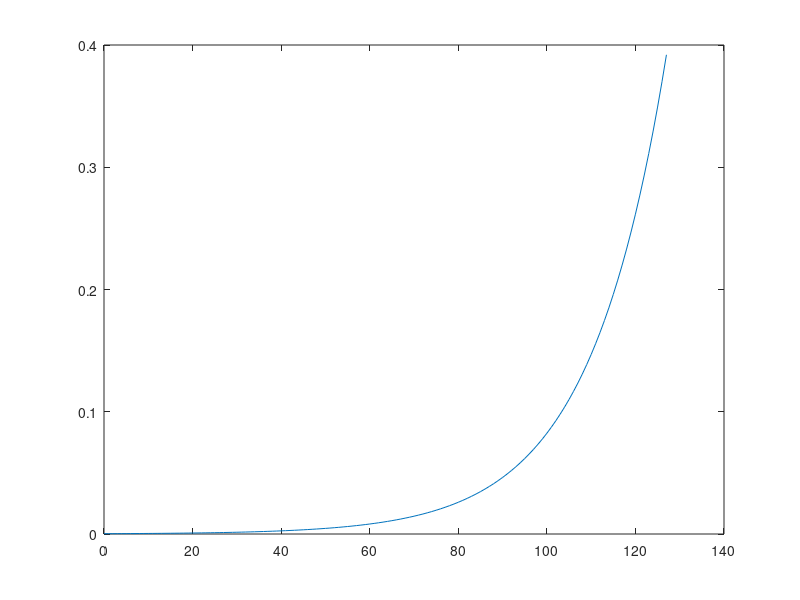
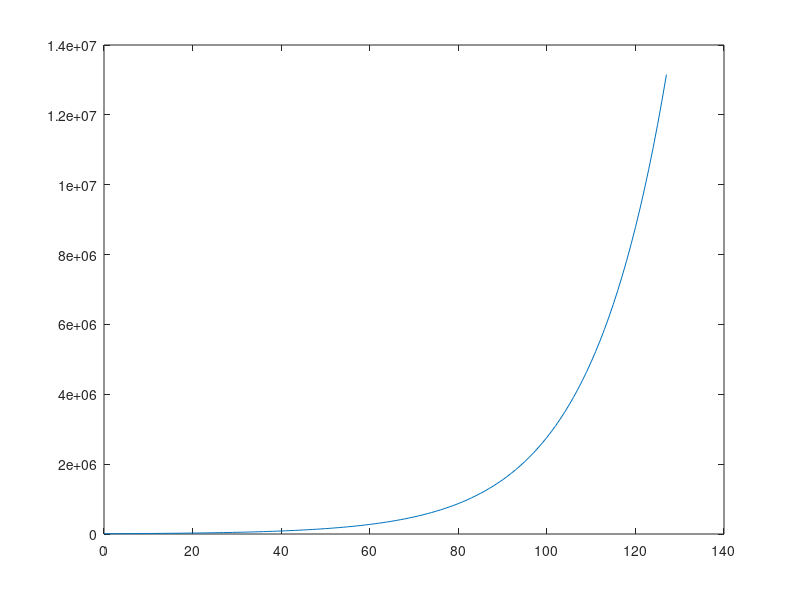

These figures' MATLAB source, in order:
%% Generate a Key to Freq LUT mif file.

%Set Reference Frequency
Fref_c = 32000;


%% Generate all values.

% Define LUT size, there are 128 different midi keys defined:
lutsize = 128;

% address range for LUT
lutin = 0:lutsize-1;

% see http://subsynth.sourceforge.net/midinote2freq.html
fvec = ones(1,lutsize);
fvec(1) = 13.75*2^(-9/12); % 13.75 Hz is the base frequency, it matches A-1 and has the midi key 9, midi key 0 has C-1

% calculate frequencies in Hertz for every midi key
for i = 2:lutsize
    fvec(i) = fvec(1)*realpow(2,(i-1)/12);
end

lutout = round(2^25 * fvec/Fref_c); % 1/8th of the wavetable is the sustain vector.
                                  % the wavetableaddress-counter is 29 bits
                                  % wide and therefore if we want to play a
                                  % frequency of Fref we need to add 2^25
                                  % each step to the phase counter.

% double check what we have done
figure(1)
plot(lutin,fvec./Fref_c)
figure(2)
plot(lutin, lutout)


%% Generate MIF file

datafile = fopen('KeyToFreqMidi.mif','w');

fprintf(datafile, 'DEPTH = %d;\n',lutsize);
fprintf(datafile, 'WIDTH = 23;\n');
fprintf(datafile, 'ADDRESS_RADIX = HEX;\n');
fprintf(datafile, 'DATA_RADIX = HEX;\n');
fprintf(datafile, 'CONTENT\n');
fprintf(datafile, 'BEGIN\n');

%output to file
for i = 1:lutsize
    fprintf(datafile, '%s : %s ;\n', dec2hex(lutin(i)), dec2hex(lutout(i)));
end

fprintf(datafile, 'END;\n');
fclose(datafile);

%% Generate MATLAB simulation output
% 
% KeyTable128 = @(x) lutout(x+1);
% save('KeyLUT.mat','KeyTable128');

%% Generate TestVectors

% datafile = fopen('FreqTestVectors.vhd','w');
% 
% %output to file
% for i = 1:lutsize
%     fprintf(datafile,'NewFreqDataxTI <= "%s";\n', dec2bin(lutout(i),23));
%     fprintf(datafile,'NewNoteIntxTI <= ''1'';\n');
%     fprintf(datafile,'wait for note_period/2;\n');
%     fprintf(datafile,'NewNoteIntxTI <= ''0'';\n');
%     fprintf(datafile,'wait for note_period/2;\n');
% end
% fclose(datafile);